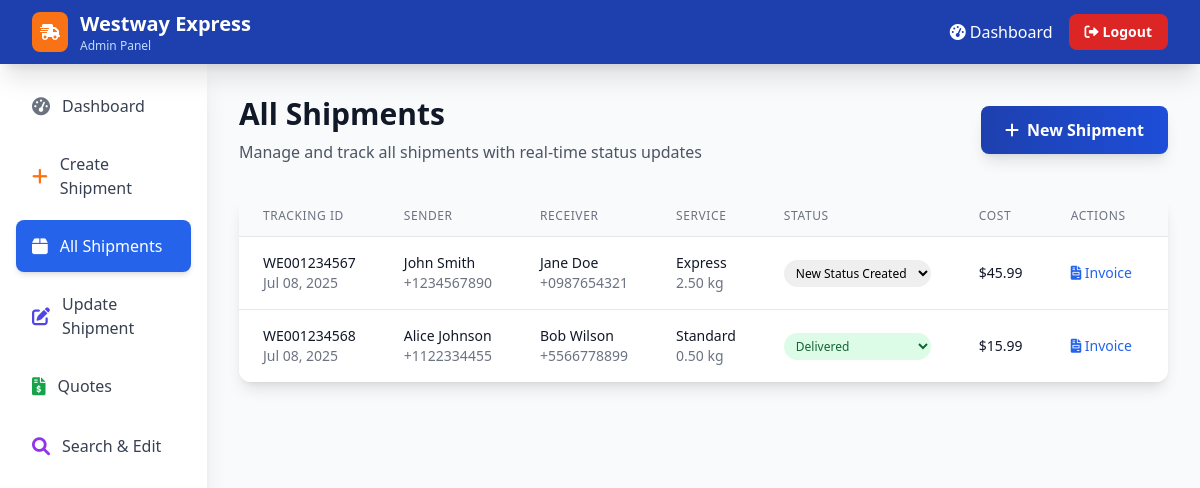
The page /admin/shipments.php (signed in) on the database its author committed.
### tables this page shows
CREATE TABLE shipments (
    id INT AUTO_INCREMENT PRIMARY KEY,
    tracking_id VARCHAR(20) UNIQUE NOT NULL,
    sender_name VARCHAR(100) NOT NULL,
    sender_phone VARCHAR(20) NOT NULL,
    sender_address TEXT NOT NULL,
    receiver_name VARCHAR(100) NOT NULL,
    receiver_phone VARCHAR(20) NOT NULL,
    receiver_address TEXT NOT NULL,
    package_description TEXT,
    weight DECIMAL(10,2),
    dimensions VARCHAR(50),
    service_type ENUM('standard', 'express', 'overnight') DEFAULT 'standard',
    status ENUM('pending', 'picked_up', 'in_transit', 'delivered', 'cancelled') DEFAULT 'pending',
    shipping_cost DECIMAL(10,2) NOT NULL,
    created_by INT,
    created_at TIMESTAMP DEFAULT CURRENT_TIMESTAMP,
    updated_at TIMESTAMP DEFAULT CURRENT_TIMESTAMP ON UPDATE CURRENT_TIMESTAMP,
    FOREIGN KEY (created_by) REFERENCES users(id)
);

### admin/shipments.php (the view, shortened to what this page needs)
<?php
$database = new Database();
$db = $database->getConnection();
$page = isset($_GET['page']) ? (int)$_GET['page'] : 1;
$per_page = 10;
$offset = ($page - 1) * $per_page;
$query = "SELECT * FROM shipments ORDER BY created_at DESC LIMIT $per_page OFFSET $offset";
$shipments = $db->query($query)->fetchAll(PDO::FETCH_ASSOC);
?>
<!DOCTYPE html>
<html lang="en">
<head>
    <script src="https://cdn.tailwindcss.com"></script>
    <link href="https://cdnjs.cloudflare.com/ajax/libs/font-awesome/6.0.0/css/all.min.css" rel="stylesheet">
</head>
<body class="bg-gray-50">
    <nav class="bg-gradient-to-r from-cargo-blue to-blue-800 text-white shadow-xl sticky top-0 z-50">
        <div class="max-w-7xl mx-auto px-4 sm:px-6 lg:px-8">
            <div class="flex justify-between items-center h-16">
                <div class="flex items-center space-x-3">
                    <div class="bg-cargo-orange p-2 rounded-lg">
                        <i class="fas fa-shipping-fast text-white"></i>
                    </div>
                    <div>
                        <h1 class="text-lg md:text-xl font-bold">Westway Express</h1>
                        <p class="text-xs text-blue-200">Admin Panel</p>
                    </div>
                </div>
                <div class="flex items-center space-x-4">
                    <a href="dashboard.php" class="hover:text-blue-200 transition-colors">
                        <i class="fas fa-tachometer-alt mr-1"></i>Dashboard
                    </a>
                    <a href="../logout.php" class="bg-red-600 hover:bg-red-700 px-4 py-2 rounded-lg text-sm font-semibold transition-colors">
                        <i class="fas fa-sign-out-alt mr-1"></i>Logout
                    </a>
                </div>
            </div>
        </div>
    </nav>
    <div class="flex flex-col lg:flex-row min-h-screen">
        <div class="lg:w-64 bg-white shadow-xl">
            <nav class="p-4">
                <div class="space-y-2">
                    <a href="dashboard.php" class="flex items-center px-4 py-3 text-gray-700 hover:bg-gray-100 rounded-lg transition-colors">
                        <i class="fas fa-tachometer-alt mr-3 text-lg text-gray-500"></i>
                        <span class="font-medium">Dashboard</span>
                    </a>
                    <a href="create-shipment.php" class="flex items-center px-4 py-3 text-gray-700 hover:bg-gray-100 rounded-lg transition-colors">
                        <i class="fas fa-plus mr-3 text-lg text-cargo-orange"></i>
                        <span class="font-medium">Create Shipment</span>
                    </a>
                    <a href="shipments.php" class="flex items-center px-4 py-3 text-white bg-blue-600 rounded-lg shadow-md">
                        <i class="fas fa-box mr-3 text-lg"></i>
                        <span class="font-medium">All Shipments</span>
                    </a>
                 <a href="update-shipment.php" class="flex items-center px-4 py-3 text-gray-700 hover:bg-gray-100 rounded-lg transition-colors">
                    <i class="fas fa-edit mr-3 text-lg text-indigo-600"></i>
                    <span class="font-medium">Update Shipment</span>
                </a>
                    <a href="quotes.php" class="flex items-center px-4 py-3 text-gray-700 hover:bg-gray-100 rounded-lg transition-colors">
                        <i class="fas fa-file-invoice-dollar mr-3 text-lg text-green-600"></i>
                        <span class="font-medium">Quotes</span>
                    </a>
                    <a href="search-edit.php" class="flex items-center px-4 py-3 text-gray-700 hover:bg-gray-100 rounded-lg transition-colors">
                        <i class="fas fa-search mr-3 text-lg text-purple-600"></i>
                        <span class="font-medium">Search & Edit</span>
                    </a>
                </div>
            </nav>
        </div>
        <div class="flex-1 p-4 lg:p-8">
            <div class="mb-8 flex flex-col md:flex-row justify-between items-start md:items-center">
                <div>
                    <h1 class="text-2xl md:text-3xl font-bold text-gray-900 mb-2">All Shipments</h1>
                    <p class="text-gray-600">Manage and track all shipments with real-time status updates</p>
                </div>
                <a href="create-shipment.php" class="mt-4 md:mt-0 bg-gradient-to-r from-cargo-blue to-blue-700 hover:from-blue-700 hover:to-blue-800 text-white px-6 py-3 rounded-lg font-semibold shadow-lg transform hover:scale-105 transition-all duration-200">
                    <i class="fas fa-plus mr-2"></i>New Shipment
                </a>
            </div>
            <div class="hidden lg:block bg-white rounded-xl shadow-lg overflow-hidden">
                <div class="overflow-x-auto">
                    <table class="min-w-full divide-y divide-gray-200">
                        <thead class="bg-gray-50">
                            <tr>
                                <th class="px-6 py-3 text-left text-xs font-medium text-gray-500 uppercase tracking-wider">Tracking ID</th>
                                <th class="px-6 py-3 text-left text-xs font-medium text-gray-500 uppercase tracking-wider">Sender</th>
                                <th class="px-6 py-3 text-left text-xs font-medium text-gray-500 uppercase tracking-wider">Receiver</th>
                                <th class="px-6 py-3 text-left text-xs font-medium text-gray-500 uppercase tracking-wider">Service</th>
                                <th class="px-6 py-3 text-left text-xs font-medium text-gray-500 uppercase tracking-wider">Status</th>
                                <th class="px-6 py-3 text-left text-xs font-medium text-gray-500 uppercase tracking-wider">Cost</th>
                                <th class="px-6 py-3 text-left text-xs font-medium text-gray-500 uppercase tracking-wider">Actions</th>
                            </tr>
                        </thead>
                        <tbody class="bg-white divide-y divide-gray-200">
                            <?php foreach ($shipments as $shipment): ?>
                                <tr class="hover:bg-gray-50 transition-colors">
                                    <td class="px-6 py-4 whitespace-nowrap">
                                        <div class="text-sm font-medium text-gray-900"><?php echo $shipment['tracking_id']; ?></div>
                                        <div class="text-sm text-gray-500"><?php echo date('M d, Y', strtotime($shipment['created_at'])); ?></div>
                                    </td>
                                    <td class="px-6 py-4 whitespace-nowrap">
                                        <div class="text-sm text-gray-900"><?php echo htmlspecialchars($shipment['sender_name']); ?></div>
                                        <div class="text-sm text-gray-500"><?php echo htmlspecialchars($shipment['sender_phone']); ?></div>
                                    </td>
                                    <td class="px-6 py-4 whitespace-nowrap">
                                        <div class="text-sm text-gray-900"><?php echo htmlspecialchars($shipment['receiver_name']); ?></div>
                                        <div class="text-sm text-gray-500"><?php echo htmlspecialchars($shipment['receiver_phone']); ?></div>
                                    </td>
                                    <td class="px-6 py-4 whitespace-nowrap">
                                        <div class="text-sm text-gray-900"><?php echo ucfirst($shipment['service_type']); ?></div>
                                        <div class="text-sm text-gray-500"><?php echo $shipment['weight']; ?> kg</div>
                                    </td>
                                    <td class="px-6 py-4 whitespace-nowrap">
                                        <form method="POST" class="inline">
                                            <select name="status" onchange="this.form.submit()" class="text-xs rounded-full px-2 py-1 font-medium border-0
                                                <?php
                                                $status_colors = [
                                                    'new_status_created' => 'bg-blue-100 text-blue-800',
                                                    'in_process' => 'bg-yellow-100 text-yellow-800',
                                                    'onhold' => 'bg-orange-100 text-orange-800',
                                                    'intransit' => 'bg-purple-100 text-purple-800',
                                                    'delayed' => 'bg-red-100 text-red-800',
                                                    'cancelled' => 'bg-gray-100 text-gray-800',
                                                    'delivered' => 'bg-green-100 text-green-800'
                                                ];
                                                echo $status_colors[$shipment['status']];
                                                ?>">
                                                <option value="new_status_created" <?php echo $shipment['status'] === 'new_status_created' ? 'selected' : ''; ?>>New Status Created</option>
                                                <option value="delivered" <?php echo $shipment['status'] === 'delivered' ? 'selected' : ''; ?>>Delivered</option>
                                            </select>
                                        </form>
                                    </td>
                                    <td class="px-6 py-4 whitespace-nowrap text-sm text-gray-900">
                                        $<?php echo number_format($shipment['shipping_cost'], 2); ?>
                                    </td>
                                    <td class="px-6 py-4 whitespace-nowrap text-sm font-medium">
                                        <a href="invoice.php?tracking_id=<?php echo $shipment['tracking_id']; ?>"
                                           class="text-blue-600 hover:text-blue-900 mr-3">
                                            <i class="fas fa-file-invoice"></i> Invoice
                                        </a>
                                    </td>
                                </tr>
                            <?php endforeach; ?>
                        </tbody>
                    </table>
                </div>
            </div>
        </div>
    </div>
</body>
</html>

### rows shown on the page
shipments: tracking "WE001234567", created_at "Jul 08, 2025", sender_name "John Smith", sender_phone "+1234567890", receiver_name "Jane Doe", receiver_phone "+0987654321", service_type "Express", weight "2.50", status "New Status Created", shipping_cost "45.99"
shipments: tracking "WE001234568", created_at "Jul 08, 2025", sender_name "Alice Johnson", sender_phone "+1122334455", receiver_name "Bob Wilson", receiver_phone "+5566778899", service_type "Standard", weight "0.50", status "Delivered", shipping_cost "15.99"
